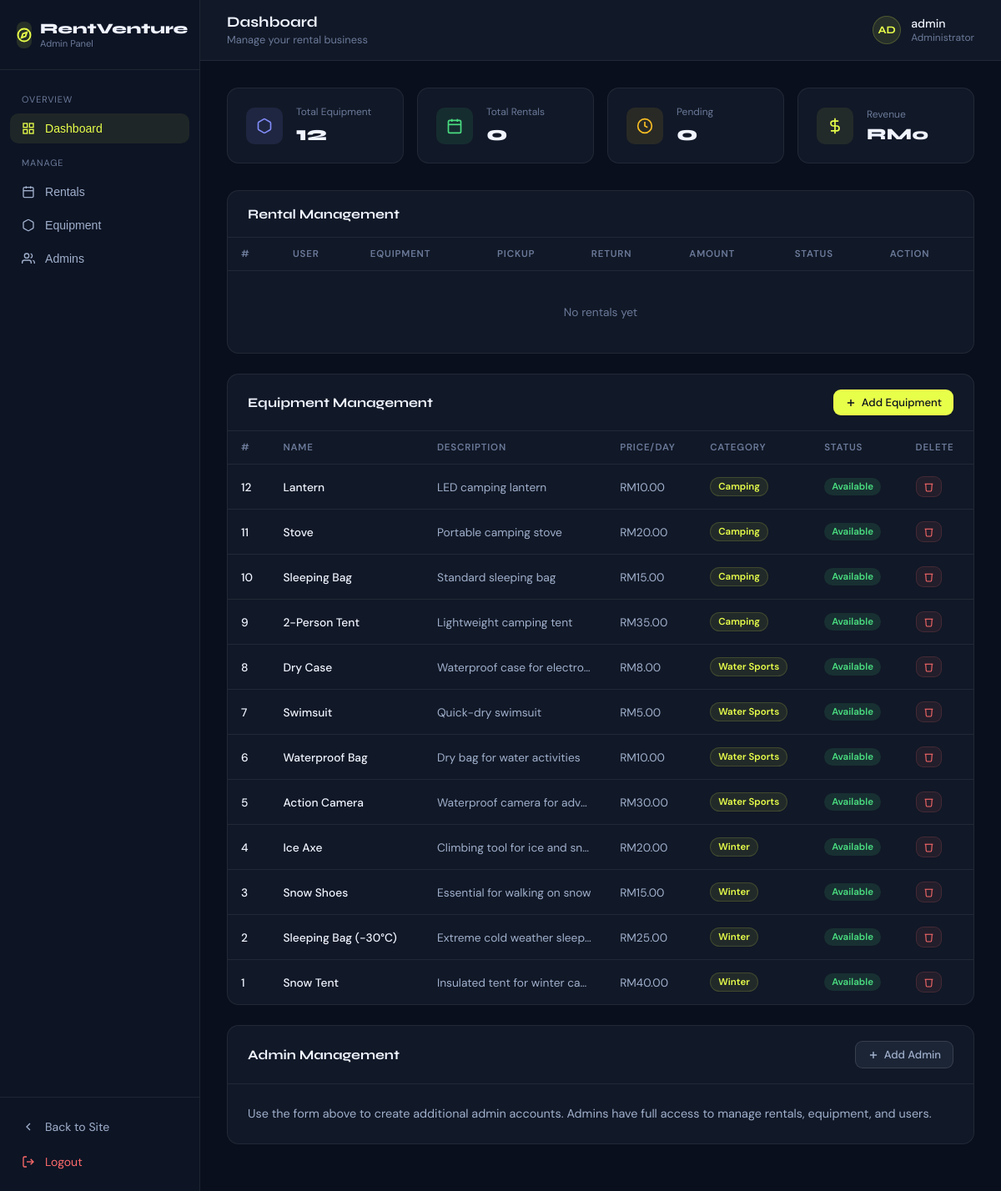
/admin.php (signed in), run on the app's committed database.
### tables this page shows
CREATE TABLE equipment (
    id INT AUTO_INCREMENT PRIMARY KEY,
    name VARCHAR(100) NOT NULL,
    description TEXT,
    price_per_day DECIMAL(10,2) NOT NULL,
    category VARCHAR(50),
    available BOOLEAN DEFAULT TRUE,
    created_at TIMESTAMP DEFAULT CURRENT_TIMESTAMP
);

### admin.php (the view, shortened to what this page needs)
<?php
include 'config.php';
$stmt = $pdo->query("SELECT * FROM equipment ORDER BY id DESC");
$equipment = $stmt->fetchAll(PDO::FETCH_ASSOC);
$stmt = $pdo->query("SELECT r.*, u.username, e.name as equipment_name FROM rentals r JOIN users u ON r.user_id = u.id JOIN equipment e ON r.equipment_id = e.id ORDER BY r.created_at DESC");
$rentals = $stmt->fetchAll(PDO::FETCH_ASSOC);
$revenue = array_sum(array_column($rentals, 'total_price'));
$pending_count = count(array_filter($rentals, fn($r) => $r['status'] == 'pending'));
?>
<!DOCTYPE html>
<html lang="en">
<head>
</head>
<body>
    <aside class="sidebar" id="sidebar">
        <div class="sidebar-logo">
            <div class="logo-icon">
                <svg width="18" height="18" viewBox="0 0 24 24" fill="none" stroke="currentColor" stroke-width="2.5"><circle cx="12" cy="12" r="10"/><polygon points="16.24,7.76 14.12,14.12 7.76,16.24 9.88,9.88 16.24,7.76"/></svg>
            </div>
            <div>
                <div class="logo-text">RentVenture</div>
                <div class="logo-sub">Admin Panel</div>
            </div>
        </div>
        <nav class="sidebar-nav">
            <div class="nav-section">Overview</div>
            <button class="nav-item active" onclick="scrollTo('dashboard')">
                <svg width="16" height="16" viewBox="0 0 24 24" fill="none" stroke="currentColor" stroke-width="2"><rect x="3" y="3" width="7" height="7"/><rect x="14" y="3" width="7" height="7"/><rect x="14" y="14" width="7" height="7"/><rect x="3" y="14" width="7" height="7"/></svg>
                Dashboard
            </button>
            <div class="nav-section">Manage</div>
            <button class="nav-item" onclick="scrollTo('rentals')">
                <svg width="16" height="16" viewBox="0 0 24 24" fill="none" stroke="currentColor" stroke-width="2"><rect x="3" y="4" width="18" height="18" rx="2"/><line x1="16" y1="2" x2="16" y2="6"/><line x1="8" y1="2" x2="8" y2="6"/><line x1="3" y1="10" x2="21" y2="10"/></svg>
                Rentals
            </button>
            <button class="nav-item" onclick="scrollTo('equipment')">
                <svg width="16" height="16" viewBox="0 0 24 24" fill="none" stroke="currentColor" stroke-width="2"><path d="M21 16V8a2 2 0 0 0-1-1.73l-7-4a2 2 0 0 0-2 0l-7 4A2 2 0 0 0 3 8v8a2 2 0 0 0 1 1.73l7 4a2 2 0 0 0 2 0l7-4A2 2 0 0 0 21 16z"/></svg>
                Equipment
            </button>
            <button class="nav-item" onclick="scrollTo('admins')">
                <svg width="16" height="16" viewBox="0 0 24 24" fill="none" stroke="currentColor" stroke-width="2"><path d="M17 21v-2a4 4 0 0 0-4-4H5a4 4 0 0 0-4 4v2"/><circle cx="9" cy="7" r="4"/><path d="M23 21v-2a4 4 0 0 0-3-3.87"/><path d="M16 3.13a4 4 0 0 1 0 7.75"/></svg>
                Admins
            </button>
        </nav>
        <div class="sidebar-footer">
            <a href="index.php" class="nav-item">
                <svg width="16" height="16" viewBox="0 0 24 24" fill="none" stroke="currentColor" stroke-width="2"><polyline points="15 18 9 12 15 6"/></svg>
                Back to Site
            </a>
            <a href="logout.php" class="nav-item" style="color:var(--error)">
                <svg width="16" height="16" viewBox="0 0 24 24" fill="none" stroke="currentColor" stroke-width="2"><path d="M9 21H5a2 2 0 0 1-2-2V5a2 2 0 0 1 2-2h4"/><polyline points="16 17 21 12 16 7"/><line x1="21" y1="12" x2="9" y2="12"/></svg>
                Logout
            </a>
        </div>
    </aside>
    <div class="main">
        <div class="topbar">
            <div>
                <div class="topbar-title" id="section-title">Dashboard</div>
                <div class="topbar-sub">Manage your rental business</div>
            </div>
            <div class="topbar-user">
                <div class="user-avatar"><?php echo strtoupper(substr($_SESSION['username'], 0, 2)); ?></div>
                <div>
                    <div class="user-name"><?php echo htmlspecialchars($_SESSION['username']); ?></div>
                    <div class="user-role">Administrator</div>
                </div>
            </div>
        </div>
        <div class="content">
            <div class="stats-grid" id="dashboard">
                <div class="stat-card">
                    <div class="stat-icon" style="background:rgba(129,140,248,.12)">
                        <svg width="20" height="20" viewBox="0 0 24 24" fill="none" stroke="#818cf8" stroke-width="2"><path d="M21 16V8a2 2 0 0 0-1-1.73l-7-4a2 2 0 0 0-2 0l-7 4A2 2 0 0 0 3 8v8a2 2 0 0 0 1 1.73l7 4a2 2 0 0 0 2 0l7-4A2 2 0 0 0 21 16z"/></svg>
                    </div>
                    <div class="stat-body">
                        <div class="stat-label">Total Equipment</div>
                        <div class="stat-val"><?php echo count($equipment); ?></div>
                    </div>
                </div>
                <div class="stat-card">
                    <div class="stat-icon" style="background:rgba(74,222,128,.1)">
                        <svg width="20" height="20" viewBox="0 0 24 24" fill="none" stroke="#4ade80" stroke-width="2"><rect x="3" y="4" width="18" height="18" rx="2"/><line x1="16" y1="2" x2="16" y2="6"/><line x1="8" y1="2" x2="8" y2="6"/><line x1="3" y1="10" x2="21" y2="10"/></svg>
                    </div>
                    <div class="stat-body">
                        <div class="stat-label">Total Rentals</div>
                        <div class="stat-val"><?php echo count($rentals); ?></div>
                    </div>
                </div>
                <div class="stat-card">
                    <div class="stat-icon" style="background:rgba(251,191,36,.1)">
                        <svg width="20" height="20" viewBox="0 0 24 24" fill="none" stroke="#fbbf24" stroke-width="2"><circle cx="12" cy="12" r="10"/><polyline points="12 6 12 12 16 14"/></svg>
                    </div>
                    <div class="stat-body">
                        <div class="stat-label">Pending</div>
                        <div class="stat-val"><?php echo $pending_count; ?></div>
                    </div>
                </div>
                <div class="stat-card">
                    <div class="stat-icon" style="background:rgba(232,255,74,.08)">
                        <svg width="20" height="20" viewBox="0 0 24 24" fill="none" stroke="#e8ff4a" stroke-width="2"><line x1="12" y1="1" x2="12" y2="23"/><path d="M17 5H9.5a3.5 3.5 0 0 0 0 7h5a3.5 3.5 0 0 1 0 7H6"/></svg>
                    </div>
                    <div class="stat-body">
                        <div class="stat-label">Revenue</div>
                        <div class="stat-val" style="font-size:1.2rem">RM<?php echo number_format($revenue, 0); ?></div>
                    </div>
                </div>
            </div>
            <div class="panel" id="rentals">
                <div class="panel-header">
                    <div class="panel-title">Rental Management</div>
                </div>
                <div class="table-wrap">
                    <table>
                        <thead>
                            <tr>
                                <th>#</th>
                                <th>User</th>
                                <th>Equipment</th>
                                <th>Pickup</th>
                                <th>Return</th>
                                <th>Amount</th>
                                <th>Status</th>
                                <th>Action</th>
                            </tr>
                        </thead>
                        <tbody>
                            <?php if (empty($rentals)): ?>
                            <tr><td colspan="8" style="text-align:center;padding:40px;color:var(--muted)">No rentals yet</td></tr>
                            <?php endif; ?>
                        </tbody>
                    </table>
                </div>
            </div>
            <div class="panel" id="equipment">
                <div class="panel-header">
                    <div class="panel-title">Equipment Management</div>
                    <button class="btn btn-accent btn-sm" onclick="toggleForm('eq-form')">
                        <svg width="14" height="14" viewBox="0 0 24 24" fill="none" stroke="currentColor" stroke-width="2.5"><line x1="12" y1="5" x2="12" y2="19"/><line x1="5" y1="12" x2="19" y2="12"/></svg>
                        Add Equipment
                    </button>
                </div>
                <div class="table-wrap">
                    <table>
                        <thead>
                            <tr>
                                <th>#</th>
                                <th>Name</th>
                                <th>Description</th>
                                <th>Price/Day</th>
                                <th>Category</th>
                                <th>Status</th>
                                <th>Delete</th>
                            </tr>
                        </thead>
                        <tbody>
                            <?php if (empty($equipment)): ?>
                            <tr><td colspan="7" style="text-align:center;padding:40px;color:var(--muted)">No equipment added yet</td></tr>
                            <?php else: ?>
                            <?php foreach ($equipment as $item): ?>
                            <tr>
                                <td class="bold"><?php echo $item['id']; ?></td>
                                <td class="bold"><?php echo htmlspecialchars($item['name']); ?></td>
                                <td class="truncate-cell"><?php echo htmlspecialchars($item['description']); ?></td>
                                <td>RM<?php echo number_format($item['price_per_day'], 2); ?></td>
                                <td><span class="badge badge-cat"><?php echo htmlspecialchars($item['category']); ?></span></td>
                                <td><span class="badge badge-<?php echo $item['available'] ? 'available' : 'unavailable'; ?>"><?php echo $item['available'] ? 'Available' : 'Unavailable'; ?></span></td>
                                <td>
                                    <form method="POST" onsubmit="return confirm('Delete this equipment?')">
                                        <button type="submit" name="delete_equipment" class="btn btn-delete">
                                            <svg width="13" height="13" viewBox="0 0 24 24" fill="none" stroke="currentColor" stroke-width="2"><polyline points="3 6 5 6 21 6"/><path d="M19 6l-1 14a2 2 0 0 1-2 2H8a2 2 0 0 1-2-2L5 6"/></svg>
                                        </button>
                                    </form>
                                </td>
                            </tr>
                            <?php endforeach; ?>
                            <?php endif; ?>
                        </tbody>
                    </table>
                </div>
            </div>
            <div class="panel" id="admins">
                <div class="panel-header">
                    <div class="panel-title">Admin Management</div>
                    <button class="btn btn-ghost btn-sm" onclick="toggleForm('admin-form')">
                        <svg width="14" height="14" viewBox="0 0 24 24" fill="none" stroke="currentColor" stroke-width="2.5"><line x1="12" y1="5" x2="12" y2="19"/><line x1="5" y1="12" x2="19" y2="12"/></svg>
                        Add Admin
                    </button>
                </div>
                <div class="panel-body" style="color:var(--muted2);font-size:0.9rem;line-height:1.6">
                    Use the form above to create additional admin accounts. Admins have full access to manage rentals, equipment, and users.
                </div>
            </div>
        </div>
    </div>
</body>
</html>

### data on the page
equipment: id "12", name "Lantern", description "LED camping lantern", price_per_day "10.00", category "Camping", available "Available"
equipment: id "11", name "Stove", description "Portable camping stove", price_per_day "20.00", category "Camping", available "Available"
equipment: id "10", name "Sleeping Bag", description "Standard sleeping bag", price_per_day "15.00", category "Camping", available "Available"
equipment: id "9", name "2-Person Tent", description "Lightweight camping tent", price_per_day "35.00", category "Camping", available "Available"
equipment: id "8", name "Dry Case", description "Waterproof case for electro…", price_per_day "8.00", category "Water Sports", available "Available"
equipment: id "7", name "Swimsuit", description "Quick-dry swimsuit", price_per_day "5.00", category "Water Sports", available "Available"
equipment: id "6", name "Waterproof Bag", description "Dry bag for water activities", price_per_day "10.00", category "Water Sports", available "Available"
equipment: id "5", name "Action Camera", description "Waterproof camera for adv…", price_per_day "30.00", category "Water Sports", available "Available"
equipment: id "4", name "Ice Axe", description "Climbing tool for ice and sn…", price_per_day "20.00", category "Winter", available "Available"
equipment: id "3", name "Snow Shoes", description "Essential for walking on snow", price_per_day "15.00", category "Winter", available "Available"
equipment: id "2", name "Sleeping Bag (-30°C)", description "Extreme cold weather sleep…", price_per_day "25.00", category "Winter", available "Available"
equipment: id "1", name "Snow Tent", description "Insulated tent for winter ca…", price_per_day "40.00", category "Winter", available "Available"

### other printed values
substr($_SESSION['username'], 0, 2) "AD"
$_SESSION['username'] "admin"
count($equipment) "12"
count($rentals) "0"
$pending_count "0"
$revenue "0"
